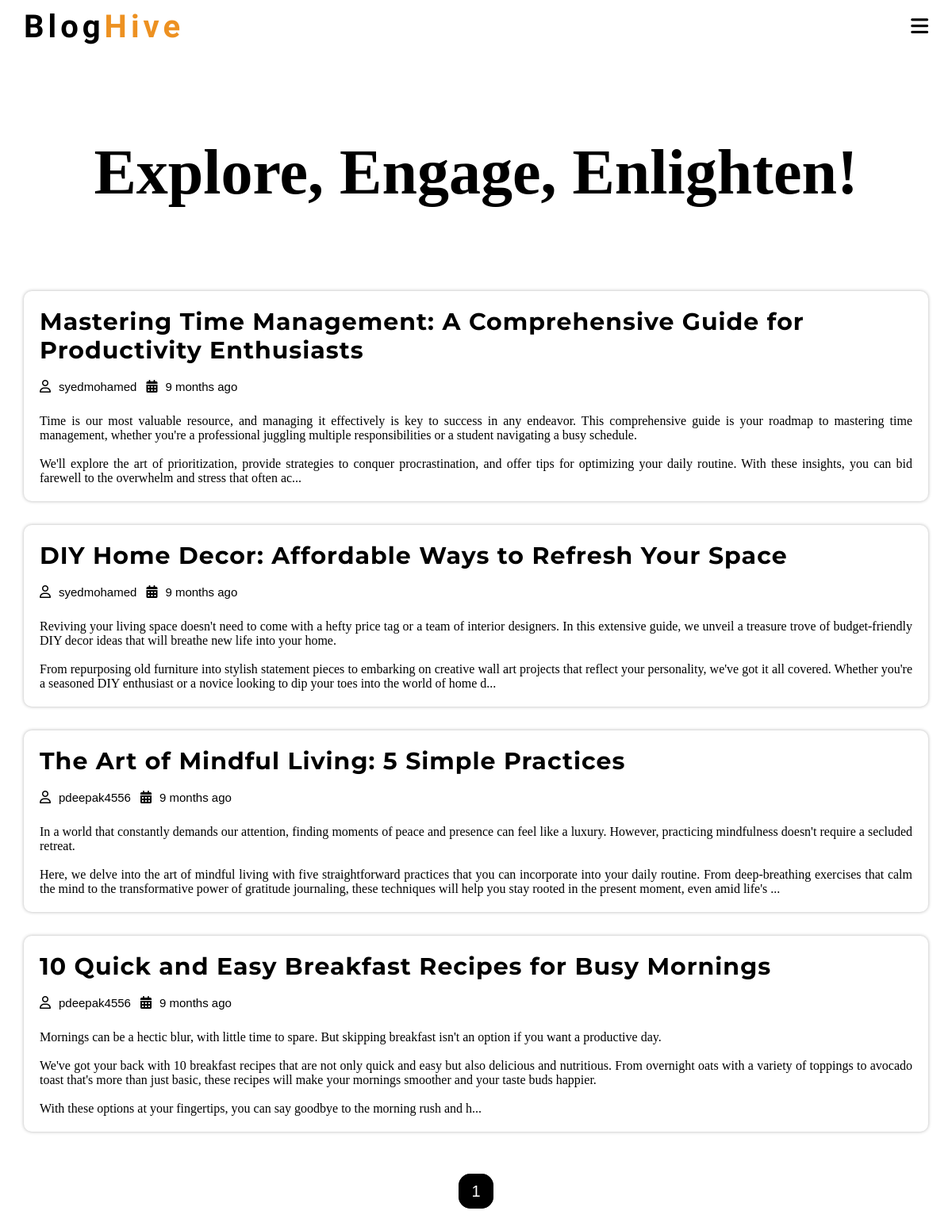
The page /home on the database its author committed.
### bloghive/models.py (models this page shows, shortened)
class Post(db.Model):
    id = db.Column(db.Integer, primary_key=True)
    title = db.Column(db.String(100), nullable=False)
    date_posted = db.Column(db.DateTime, nullable=False, default=datetime.now().astimezone())
    date_updated = db.Column(db.DateTime, nullable=False, default=datetime.now().astimezone())
    content = db.Column(db.Text, nullable=False)
    user_id = db.Column(db.Integer, db.ForeignKey('user.id'), nullable=False)
    views = db.Column(db.Integer)
    comments = db.Relationship('Comment', backref='post', cascade='all, delete-orphan')

class User(db.Model, UserMixin):
    id = db.Column(db.Integer, primary_key=True)
    image_file = db.Column(BLOB)
    username = db.Column(db.String(20), unique=True, nullable=False)
    email = db.Column(db.String(120), unique=True, nullable=False)
    password = db.Column(db.String(60), nullable=False)
    about = db.Column(db.String(500), nullable=True)
    draft_title = db.Column(db.String(100), nullable=True)
    draft_content = db.Column(db.Text, nullable=True)
    posts = db.relationship('Post', backref='author', lazy=True, cascade='all, delete-orphan')
    followed = db.relationship(
        'User', secondary=followers,
        primaryjoin=(followers.c.follower_id == id),
        secondaryjoin=(followers.c.followed_id == id),
        backref=db.backref('followers', lazy='dynamic'), lazy='dynamic')
    like = db.Relationship('Post', secondary=likes, backref='likes')
    dislike = db.Relationship('Post', secondary=dislikes, backref='dislikes')
    comments = db.Relationship('Comment', backref='user', cascade='all, delete-orphan')

### bloghive/main/routes.py (the view)
@main.route("/")
@main.route("/home")
def home():
    page = request.args.get('page', 1, type=int)
    posts = Post.query.order_by(Post.date_posted.desc()).paginate(page=page, per_page=5)
    return render_template("home.html", posts=posts)

### bloghive/templates/home.html (shortened to what this page needs)
{% extends "layout.html" %}
{% block sheetcontent %}
<link rel="stylesheet" href="/static/main.css">
{% endblock %}
{% block content %}
    <div class="container">
    <span class="phrase">Explore, Engage, Enlighten!</div>
    <div class="maincontent">
        {% for post in posts.items %}
        <div class="post">
            <h1><a href="{{ url_for('posts.post', post_id=post.id) }}" class="title">{{post.title}}</a></h1>
            <i class="far fa-user usericon"><a class="username" href="{{ url_for('users.user_posts', username=post.author.username) }}">{{post.author.username}}</a></i>
            <i class="fa-solid fa-calendar-days dateicon"><a>{{time_ago(post.date_posted)}}</a></i>
            {% if post.content|length > 500 %}
                {% set content_copy = post.content[:500] + "..." %}
            {% else %}
                {% set content_copy = post.content %}
            {% endif %}
            {% if content_copy %}
                <p class="preview-text">
                {% for line in content_copy.split('\n') %}
                    {{line}}<br>
                {% endfor %}
                </p>
            {% else %}
                <p class="preview-text">{{content_copy}}</p>
            {% endif %}
        </div>
        {% endfor %}
    </div>
    <div class="page_container">
    <span class="paging">
        {% for page_num in posts.iter_pages(left_edge=1, right_edge=1, left_current=1, right_current=1) %}
            {% if page_num %}
                {% if posts.page == page_num %}
                    <a class = "button1">{{page_num}}</a>
                {% else %}
                    <a class = "button2" href=" {{ url_for('main.home', page = page_num)}}">{{page_num}}</a>
                {% endif %}
            {% else %}
                ...
            {% endif %}
        {% endfor %}
    </span>
    </div>
{% endblock %}

### bloghive/templates/layout.html (shortened to what this page needs)
<!DOCTYPE html>
<html lang="en">
<head>
    <link rel="stylesheet" href="{{ url_for('static', filename='navbar.css') }}">
    <link rel="stylesheet" href="https://cdnjs.cloudflare.com/ajax/libs/font-awesome/6.4.2/css/all.min.css"
/>
    {% block sheetcontent %}{% endblock %}
</head>
<body>
<nav class="navbar" id="navbar">
    <div class="logo"><a href="{{ url_for('main.home') }}">Blog<span>Hive</span></a></div>
    <div class="dropdown-container">
        <a onclick="onClick()" class="menu" id="clicks"><i class="fa-solid fa-bars" style="color: #000000;"></i></a>
    </div>
</nav>
{% block content %}{% endblock %}
</body>
</html>

### bloghive/static/navbar.css (style rules this page uses)
* { box-sizing: border-box; margin: 0px; padding: 0px; text-decoration: none; }
.navbar { position: sticky; top:0px; width:100%; display: flex; justify-content: space-between; align-items: center; background-color: white; letter-spacing: 5px; padding-bottom: 10px; padding-top: 10px; transition: all 0.2s ease-in-out; z-index: 1; }
.logo a { font-family: 'Tilt Prism'; color: black; cursor: pointer; font-size: 40px; font-weight: 700; padding-left: 30px; }
.logo a span { color: #0daed2; color: #ed9121; }
.dropdown-container { display: none; }
.menu { font-size: 25px; margin-right: 25px; }
@media (orientation: portrait) { .dropdown-container { display: block; } }

### bloghive/static/main.css (style rules this page uses)
* { box-sizing: border-box; }
.container { height: 300px; position: relative; width: 100%; }
.phrase { display: inline-block; font-family: 'Times New Roman', Times, serif; overflow: hidden; white-space:nowrap; font-size: 80px; font-weight: 600; position: relative; top: 50%; left: 50%; transform: translate(-50%, -50%); }
.maincontent { display: flex; flex-direction: row; justify-content: center; flex-wrap: wrap; align-items: center; align-content: space-between; }
.post { width: 70%; height: 100%; border-radius: 10px; position: relative; overflow: hidden; margin-bottom: 30px; box-shadow: 0px 0px 4px hsla(0, 0%, 70%); transition: all 0.15s ease-in-out; }
.post h1 { font-family: Montserrat; padding-top: 20px; padding-left: 20px; line-height: 35px; padding-bottom: 20px; padding-right: 20px; }
.post h1 a { font-family: Montserrat; font-size: 30px; letter-spacing: 1px; color: black; }
.usericon { padding-left: 20px; }
.usericon a { padding-left: 10px; color: black; font-family: Verdana, Geneva, Tahoma, sans-serif; font-size: 15px; }
.dateicon a { padding-left: 10px; color: black; font-family: Verdana, Geneva, Tahoma, sans-serif; font-size: 15px; font-weight: 200; }
.preview-text { padding: 20px; padding-top: 25px; text-align: justify; text-justify: inter-word; }
.page_container { display: flex; position: relative; align-items: center; justify-content: center; height: 130px; margin-top: -20px; }
.paging { align-items: center; }
.paging .button1 { font-size: 20px; border-radius: 15px; border: 1px solid black; background-color: black; margin: 10px; padding: 10px 15px 10px 15px; font-family: Verdana, Geneva, Tahoma, sans-serif; color: white; transition: all 0.3s ease-in-out; }
@media (orientation:portrait) { .post { width: 95%; } }

### rows shown on the page
Post: title "Mastering Time Management: A Comprehensive Guide for Productivity Enthusiasts", author.username "syedmohamed", date_posted "9 months ago", line "Time is our most valuable resource, and managing it effectively is key to success in any endeavor. This comprehensive guide is your roadmap to mastering time management, whether you're a professional juggling multiple responsibilities or a student navigating a busy schedule." "We'll explore the art of prioritization, provide strategies to conquer procrastination, and offer tips for optimizing your daily routine. With these insights, you can bid farewell to the overwhelm and stress that often ac..."
Post: title "DIY Home Decor: Affordable Ways to Refresh Your Space", author.username "syedmohamed", date_posted "9 months ago", line "Reviving your living space doesn't need to come with a hefty price tag or a team of interior designers. In this extensive guide, we unveil a treasure trove of budget-friendly DIY decor ideas that will breathe new life into your home." "From repurposing old furniture into stylish statement pieces to embarking on creative wall art projects that reflect your personality, we've got it all covered. Whether you're a seasoned DIY enthusiast or a novice looking to dip your toes into the world of home d..."
Post: title "The Art of Mindful Living: 5 Simple Practices", author.username "pdeepak4556", date_posted "9 months ago", line "In a world that constantly demands our attention, finding moments of peace and presence can feel like a luxury. However, practicing mindfulness doesn't require a secluded retreat." "Here, we delve into the art of mindful living with five straightforward practices that you can incorporate into your daily routine. From deep-breathing exercises that calm the mind to the transformative power of gratitude journaling, these techniques will help you stay rooted in the present moment, even amid life's ..."
Post: title "10 Quick and Easy Breakfast Recipes for Busy Mornings", author.username "pdeepak4556", date_posted "9 months ago", line "Mornings can be a hectic blur, with little time to spare. But skipping breakfast isn't an option if you want a productive day." "We've got your back with 10 breakfast recipes that are not only quick and easy but also delicious and nutritious. From overnight oats with a variety of toppings to avocado toast that's more than just basic, these recipes will make your mornings smoother and your taste buds happier." "With these options at your fingertips, you can say goodbye to the morning rush and h..."

### other values the page prints
{{ page_num }} "1"
